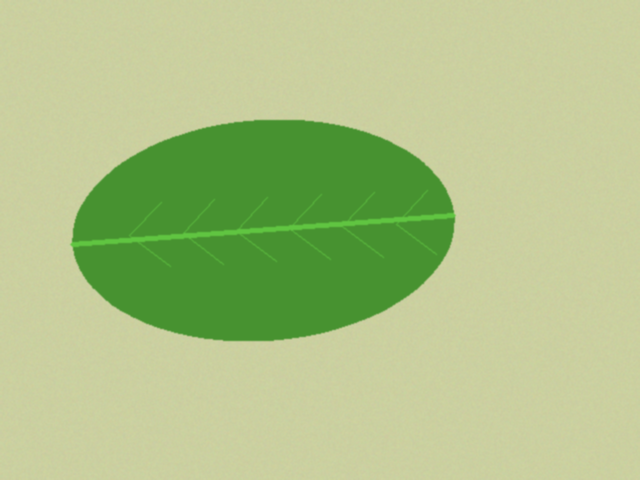
#> input picture data/sintetis/bersih/teh_001.png, 640 x 480 px
$ python -i bercak.py   (imports and definitions only)
#> lines starting #> are read from the running program, lines starting #| are printed output that depends on the picture; after the words box and inside, x2 and y2 are one past the last pixel; in counts of white or black regions, pixels touching at a corner belong together
#> further down, picture is the input picture: shape (480, 640, 3); mean B, G, R 135.5, 194.6, 174.3
### src/utils_tepi.py

"""utils_tepi.py: fungsi bantu evaluasi deteksi tepi dan morfologi P5-P6."""

import cv2
import numpy as np


# [30 lines left out: functions tepi_acuan, skor_tepi, iou, not called in this run]


def mask_daun_awal(img_bgr):
    """Mask daun sementara menggunakan ambang Otsu pada kanal saturasi."""
    s = cv2.cvtColor(img_bgr, cv2.COLOR_BGR2HSV)[:, :, 1]
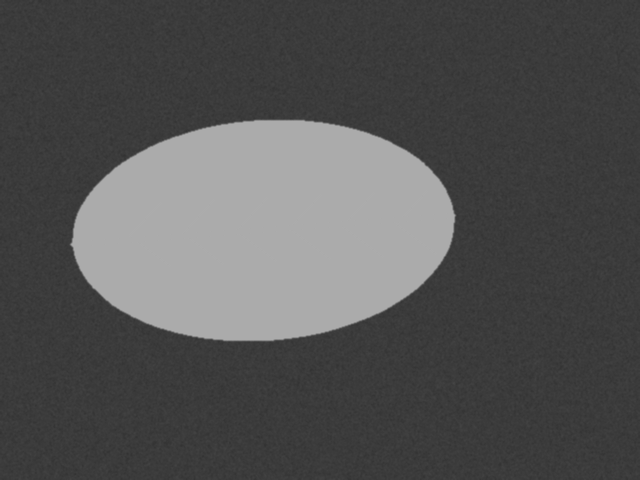
#> s: shape (480, 640); min 51, max 172, mean 83.1
    _, m = cv2.threshold(s, 0, 255, cv2.THRESH_BINARY + cv2.THRESH_OTSU)
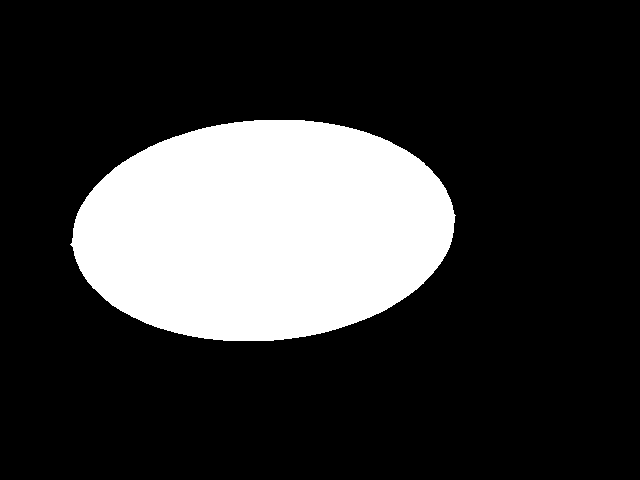
#> m: shape (480, 640); 21.6% white; 1 white region, box (x1, y1, x2, y2) and area: (70, 120, 456, 341) 66358
    return m


def bercak_awal(img_bgr, mask_daun, kanal=2, k=4.0):
    """Mask bercak sementara berdasarkan median dan MAD."""
#> called with kanal = 2, k = 4
    c = img_bgr[:, :, kanal].astype(np.float32)
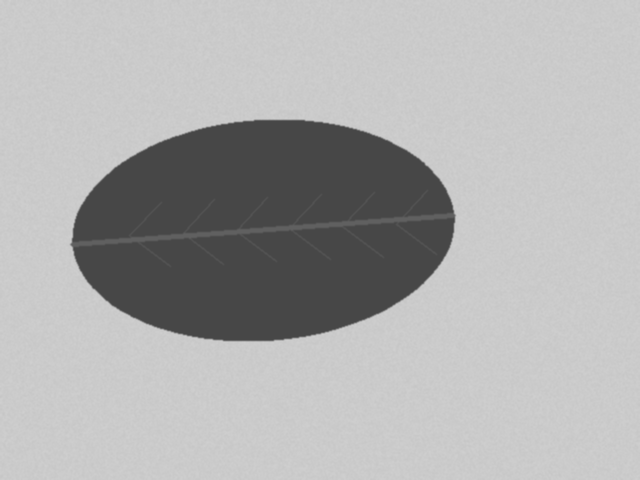
#> c: shape (480, 640) float32; min 71, max 207, mean 174.3
    m = mask_daun > 0

    med = np.median(c[m])
#> med = 71
    mad = 1.4826 * np.median(np.abs(c[m] - med))
#> mad = 0

    return (((c > med + k * mad) & m) * 255).astype(np.uint8)
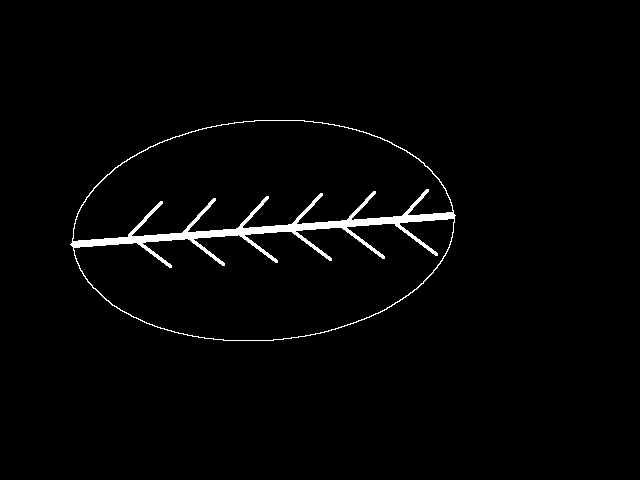
#> returned value: shape (480, 640); 1.9% white; 1 white region, box (x1, y1, x2, y2) and area: (70, 120, 456, 341) 5836

### src/bercak.py
"""bercak.py: analisis bercak SIMUTEH."""

import json
import cv2
import numpy as np
from utils_tepi import mask_daun_awal, bercak_awal

PARAM_BERCAK = {
    "kanal": 2,
    "k": 4.0,
    "se_bentuk": "elips",
    "se_open": 5,
    "se_close": 5,
    "luas_min": 20,
    "bulat_min": 0.5,
    "rasio_maks": 1.8,
    "batas_ringan": 0.1,
    "batas_berat": 2.0,
    "mm_per_px": 0.4375,
}

_BENTUK = {
    "elips": cv2.MORPH_ELLIPSE,
    "persegi": cv2.MORPH_RECT,
    "silang": cv2.MORPH_CROSS,
}

def _se(p, uk):
    return cv2.getStructuringElement(_BENTUK[p["se_bentuk"]], (uk, uk))


def bersihkan(biner, p):
    hasil = biner.copy()

    if p["se_open"] > 0:
        hasil = cv2.morphologyEx(
            hasil, cv2.MORPH_OPEN, _se(p, p["se_open"])
        )
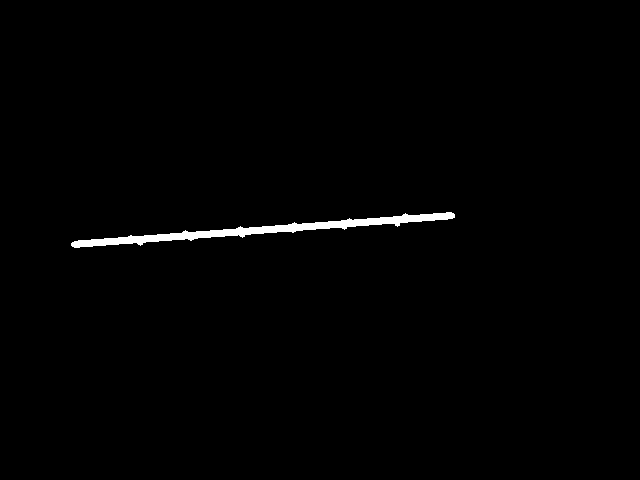
#> hasil: shape (480, 640); 0.92% white; 1 white region, box (x1, y1, x2, y2) and area: (71, 212, 455, 248) 2834

    if p["se_close"] > 0:
        hasil = cv2.morphologyEx(
            hasil, cv2.MORPH_CLOSE, _se(p, p["se_close"])
        )
#> hasil: shape (480, 640); 0.93% white; 1 white region, box (x1, y1, x2, y2) and area: (71, 212, 455, 248) 2847

    return hasil


def ukur_dan_saring(biner, p):
    n, label, stats, _ = cv2.connectedComponentsWithStats(
        (biner > 0).astype(np.uint8), connectivity=8
    )
#> n = 2; stats = [[0, 0, 640, 480, 304353], [71, 212, 384, 36, 2847]]

    keluar = np.zeros_like(biner)
    daftar = []

    for i in range(1, n):
        komponen = (label == i).astype(np.uint8)

        kontur, _ = cv2.findContours(
            komponen, cv2.RETR_EXTERNAL, cv2.CHAIN_APPROX_NONE
        )

        if not kontur:
            continue

        luas = int(stats[i, cv2.CC_STAT_AREA])
        keliling = cv2.arcLength(kontur[0], True)
        kebulatan = (
            0.0 if keliling == 0
            else 4 * np.pi * luas / (keliling ** 2)
        )

        w, h = cv2.minAreaRect(kontur[0])[1]
        rasio = max(w, h) / max(min(w, h), 1)

        if (
            luas >= p["luas_min"]
            and kebulatan >= p["bulat_min"]
            and rasio <= p["rasio_maks"]
        ):
            keluar[label == i] = 255
            daftar.append({
                "luas_px": luas,
                "luas_mm2": round(
                    luas * p["mm_per_px"] ** 2, 2
                ),
                "keliling_px": round(float(keliling), 2),
                "kebulatan": round(float(kebulatan), 3),
                "rasio_aspek": round(float(rasio), 3),
            })
#> this loop made 1 pass
#> (luas, keliling, kebulatan, w, h, rasio) on pass 1: (2847, 818.4, 0.0534, 384.2, 12.35, 31.13)
#> keluar: shape (480, 640); every value is 0
#> after the loop, daftar = []

    return keluar, daftar


def analisis_daun(img_praproses, p=None):
    p = {**PARAM_BERCAK, **(p or {})}

    m_daun = mask_daun_awal(img_praproses)
    biner = bercak_awal(
        img_praproses, m_daun,
        kanal=p["kanal"], k=p["k"]
    )

    m_bercak, daftar = ukur_dan_saring(
        bersihkan(biner, p), p
    )
#> daftar = []

    luas_daun = np.count_nonzero(m_daun)
#> luas_daun = 66358
    luas_bercak = np.count_nonzero(m_bercak)
#> luas_bercak = 0

    persen = (
        luas_bercak / luas_daun * 100
        if luas_daun > 0 else 0.0
    )
#> persen = 0

    if persen >= p["batas_berat"]:
        kelas = "Bercak Berat"
    elif persen >= p["batas_ringan"]:
        kelas = "Bercak Ringan"
    else:
        kelas = "Sehat"

    return {
        "mask_daun": m_daun,
        "mask_bercak": m_bercak,
        "jumlah_bercak": len(daftar),
        "persen_bercak": round(float(persen), 3),
        "kelas": kelas,
        "bercak": daftar,
    }


def simpan_param(p, path="../hasil/param_bercak.json"):
    with open(path, "w") as f:
        json.dump({**PARAM_BERCAK, **p}, f, indent=2)

>>> import cv2
>>> picture = cv2.imread('../data/sintetis/bersih/teh_001.png')
>>> result = analisis_daun(picture)
#> result = 6 items

$ run again, on data/sintetis/bersih/teh_002.png
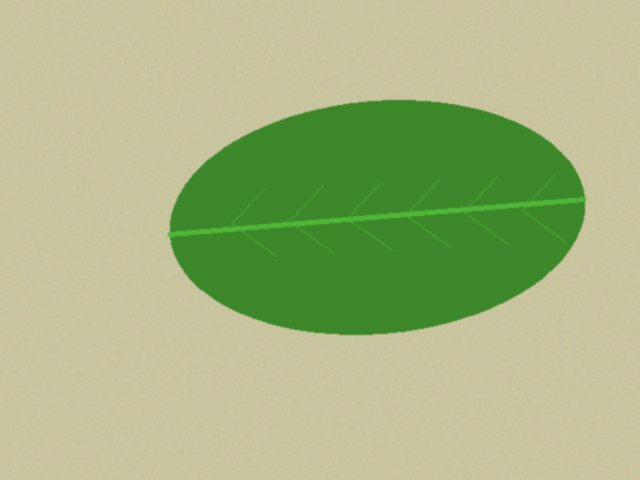
#> input picture data/sintetis/bersih/teh_002.png, 640 x 480 px
#> picture is the input picture: shape (480, 640, 3); mean B, G, R 129.5, 181.6, 165.6
#> in bercak_awal, `c = img_bgr[:, :, kanal].astype(np.float32)`:
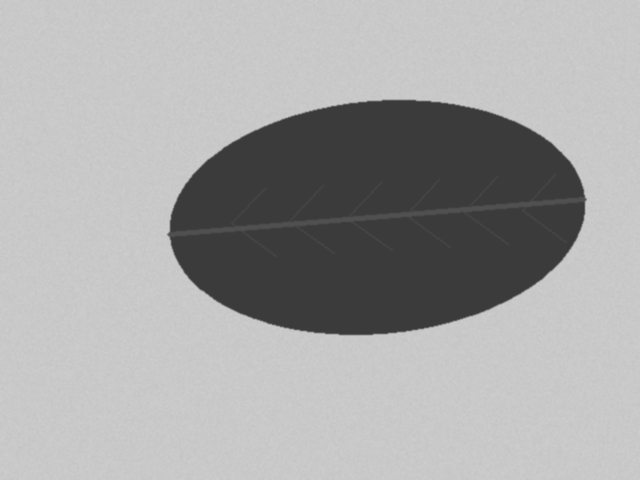
#> c: shape (480, 640) float32; min 59, max 205, mean 165.6
#> med = 59
#> mad = 0
#> in bersihkan, `hasil = cv2.morphologyEx( hasil, cv2.MORPH_OPEN, _se(p, p["se_open"]) )`:
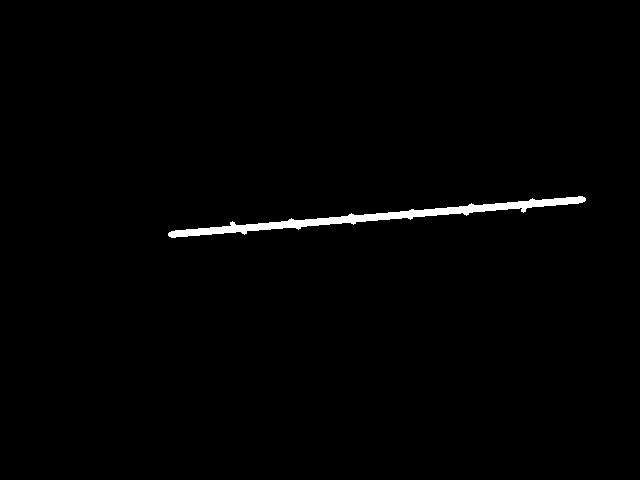
#> hasil: shape (480, 640); 1% white; 1 white region, box (x1, y1, x2, y2) and area: (168, 196, 586, 238) 3104
#> label: shape (480, 640) int32; values 0 (black) and 1 (white), 1% white; 1 white region, box (x1, y1, x2, y2) and area: (168, 196, 586, 238) 3129
#> n = 2; stats = [[0, 0, 640, 480, 304071], [168, 196, 418, 42, 3129]]
#> the loop in ukur_dan_saring, `for i in range(1, n):` made 1 pass
#> (luas, keliling, kebulatan, w, h, rasio) on pass 1: (3129, 898.4, 0.0487, 418.6, 13.88, 30.16)
#> after the loop in ukur_dan_saring, `for i in range(1, n):`: daftar = []
#> luas_daun = 76190
#> luas_bercak = 0
#> result = 6 items

$ run again, on data/sintetis/bersih/teh_003.png
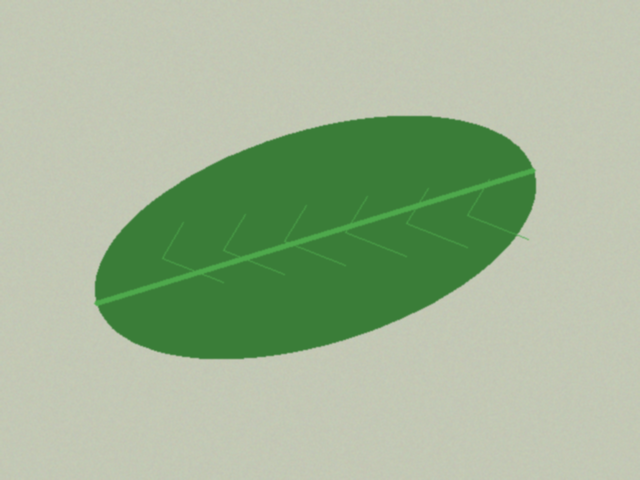
#> input picture data/sintetis/bersih/teh_003.png, 640 x 480 px
#> picture is the input picture: shape (480, 640, 3); mean B, G, R 149.7, 181.4, 160.8
#> in mask_daun_awal, `_, m = cv2.threshold(s, 0, 255, cv2.THRESH_BINARY + cv2.THRESH_OTSU)`:
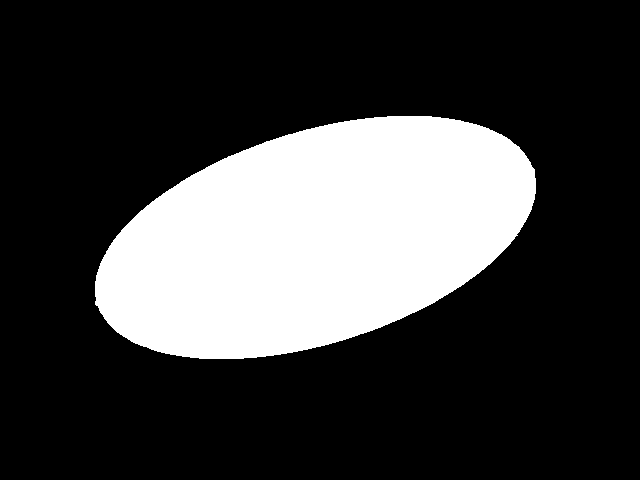
#> m: shape (480, 640); 24.9% white; 1 white region, box (x1, y1, x2, y2) and area: (95, 116, 536, 359) 76352
#> med = 58
#> mad = 0
#> in bersihkan, `hasil = cv2.morphologyEx( hasil, cv2.MORPH_OPEN, _se(p, p["se_open"]) )`:
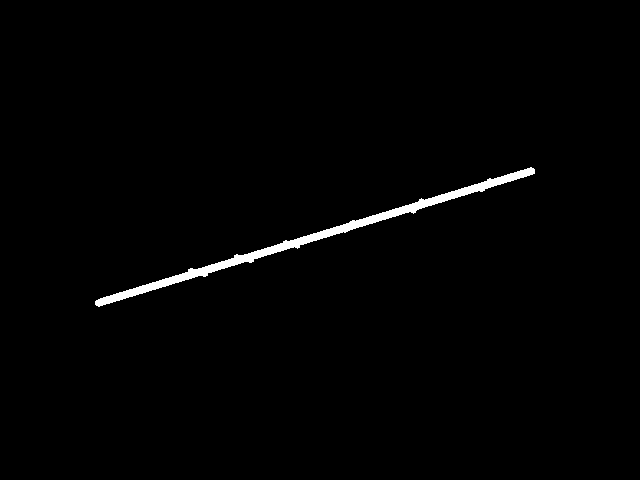
#> hasil: shape (480, 640); 1.2% white; 1 white region, box (x1, y1, x2, y2) and area: (95, 167, 535, 307) 3636
#> label: shape (480, 640) int32; values 0 (black) and 1 (white), 1.2% white; 1 white region, box (x1, y1, x2, y2) and area: (95, 167, 535, 307) 3649
#> n = 2; stats = [[0, 0, 640, 480, 303551], [95, 167, 440, 140, 3649]]
#> the loop in ukur_dan_saring, `for i in range(1, n):` made 1 pass
#> (luas, keliling, kebulatan, w, h, rasio) on pass 1: (3649, 1013.8, 0.0446, 459.3, 12.07, 38.05)
#> after the loop in ukur_dan_saring, `for i in range(1, n):`: daftar = []
#> luas_daun = 76352
#> luas_bercak = 0
#> result = 6 items

$ run again, on data/sintetis/bersih/teh_004.png
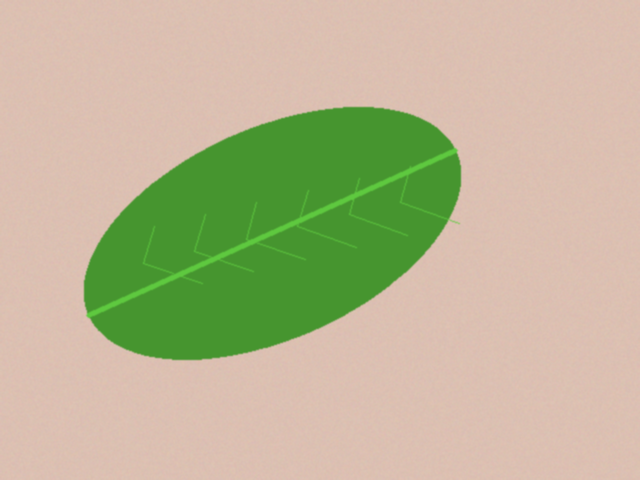
#> input picture data/sintetis/bersih/teh_004.png, 640 x 480 px
#> picture is the input picture: shape (480, 640, 3); mean B, G, R 149.3, 182.7, 187.2
#> in bercak_awal, `c = img_bgr[:, :, kanal].astype(np.float32)`:
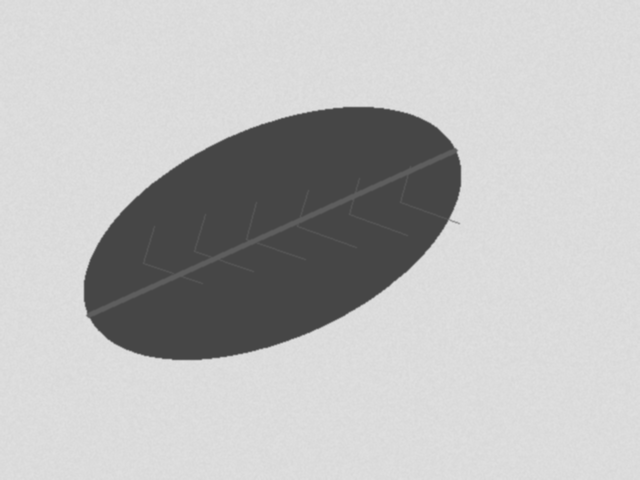
#> c: shape (480, 640) float32; min 70, max 224, mean 187.2
#> med = 70
#> mad = 0
#> in bersihkan, `hasil = cv2.morphologyEx( hasil, cv2.MORPH_OPEN, _se(p, p["se_open"]) )`:
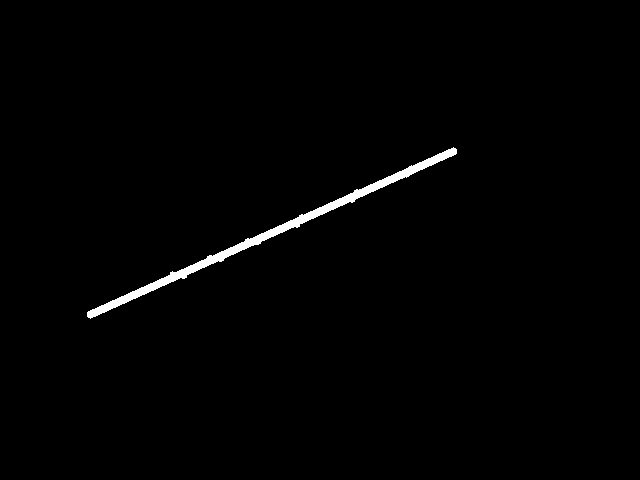
#> hasil: shape (480, 640); 1% white; 1 white region, box (x1, y1, x2, y2) and area: (87, 147, 457, 319) 3194
#> label: shape (480, 640) int32; values 0 (black) and 1 (white), 1% white; 1 white region, box (x1, y1, x2, y2) and area: (87, 147, 457, 319) 3198
#> n = 2; stats = [[0, 0, 640, 480, 304002], [87, 147, 370, 172, 3198]]
#> the loop in ukur_dan_saring, `for i in range(1, n):` made 1 pass
#> (luas, keliling, kebulatan, w, h, rasio) on pass 1: (3198, 900.5, 0.0496, 405, 11.28, 35.91)
#> after the loop in ukur_dan_saring, `for i in range(1, n):`: daftar = []
#> luas_daun = 66478
#> luas_bercak = 0
#> result = 6 items
